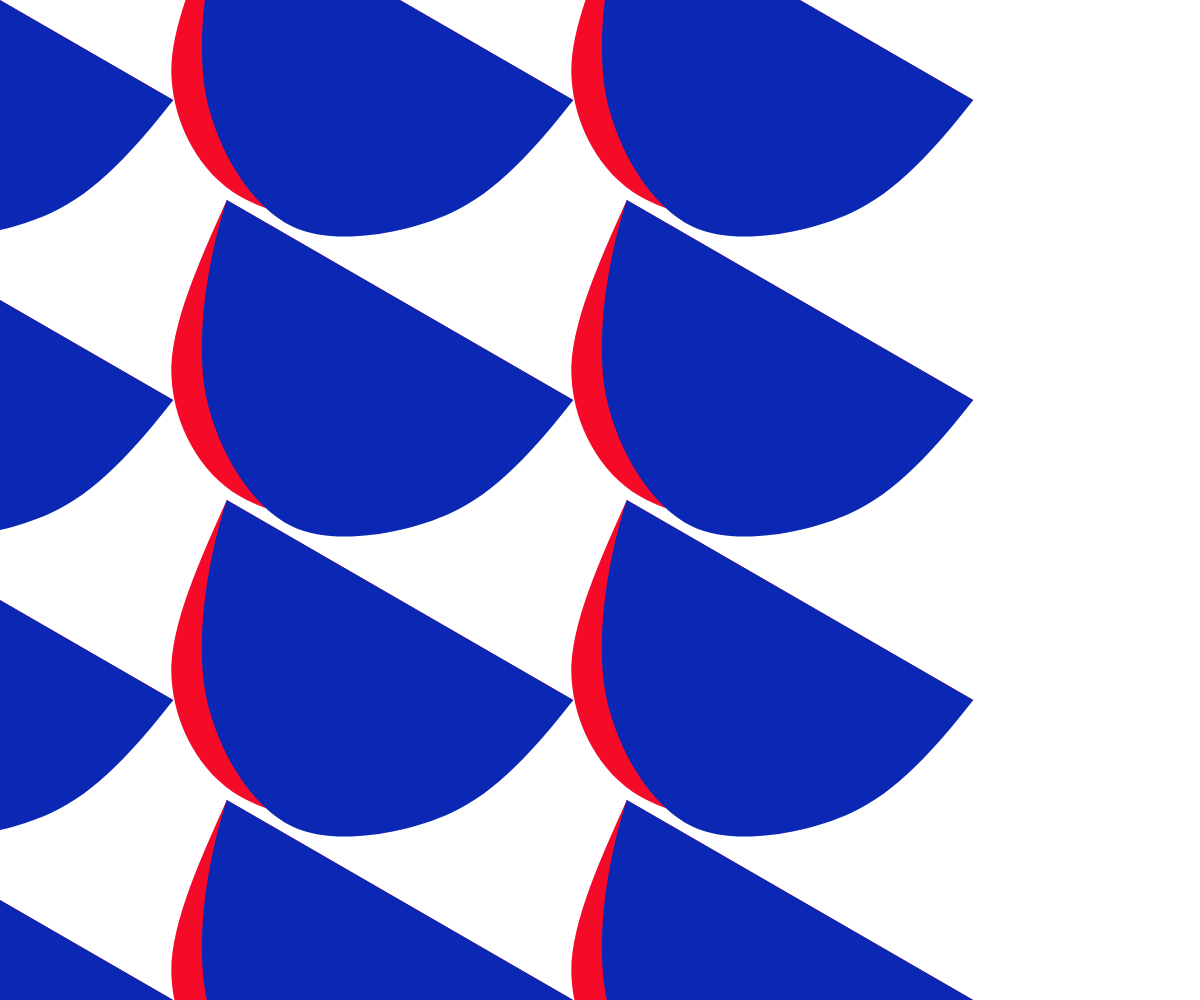
Frame 1 (no input)
Frame 60 (no input): identical to frame 1, image omitted
Frame 120 (the mouse pressed at the canvas centre since frame 60): identical to frame 1, image omitted

The p5.js sketch that drew this single still picture (run headless with seeded random() and noise() and a simulated clock; from frame 60 on, the mouse is pressed at the canvas centre):

// p5.js sketch
// ── sketch.js
// let x = 400;
// let y = 200;

function setup() {
  createCanvas(windowWidth, windowHeight);
}

function draw() {
  background(255);

  for(let x=0; x<width; x+=400) {
    for(let y=0; y<height; y+= 300) {
      push();
      translate(x, y);
      rotate(PI/6);
      noStroke();
      fill(245, 10, 40);
      beginShape();
      curveVertex(-200, -200);
      curveVertex(-200, 0);
      curveVertex(-160, 180);
      curveVertex(-40, 250);
      curveVertex(120, 180);
      curveVertex(200, 0);
      curveVertex(200, -200);
      endShape();
      fill(10, 40, 180);
      beginShape();
      curveVertex(-200, -200);
      curveVertex(-200, 0);
      curveVertex(-120, 180);
      curveVertex(20, 250);
      curveVertex(150, 160);
      curveVertex(200, 0);
      curveVertex(200, -200);
      endShape();
      pop();
    }
  }

  // noLoop();
}

// function mousePressed() {
//   x = mouseX;
//   y = mouseY;
// }
